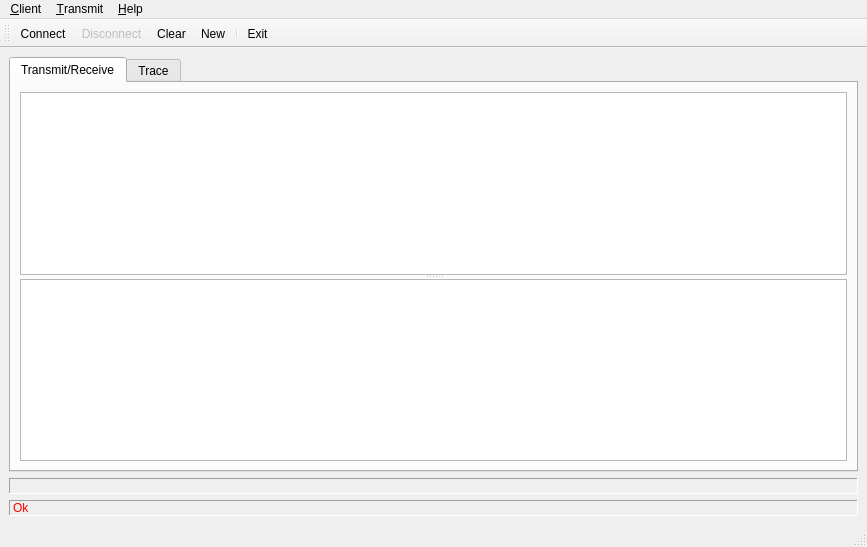
<?xml version="1.0" encoding="UTF-8"?>
<ui version="4.0">
 <class>MainWinClass</class>
 <widget class="QMainWindow" name="MainWinClass">
  <property name="geometry">
   <rect>
    <x>0</x>
    <y>0</y>
    <width>867</width>
    <height>547</height>
   </rect>
  </property>
  <property name="windowTitle">
   <string>CanView</string>
  </property>
  <property name="windowIcon">
   <iconset resource="canview.qrc">
    <normaloff>:/images/logo.png</normaloff>:/images/logo.png</iconset>
  </property>
  <widget class="QWidget" name="centralwidget">
   <layout class="QVBoxLayout" name="verticalLayout_2">
    <item>
     <widget class="QTabWidget" name="tabDisplay">
      <property name="tabPosition">
       <enum>QTabWidget::North</enum>
      </property>
      <property name="tabShape">
       <enum>QTabWidget::Rounded</enum>
      </property>
      <property name="currentIndex">
       <number>0</number>
      </property>
      <widget class="QWidget" name="tabTransmitReceive">
       <attribute name="title">
        <string>Transmit/Receive</string>
       </attribute>
       <layout class="QVBoxLayout" name="verticalLayout">
        <item>
         <widget class="QSplitter" name="splitter">
          <property name="orientation">
           <enum>Qt::Vertical</enum>
          </property>
          <widget class="QTableView" name="tableViewSend">
           <property name="font">
            <font>
             <family>Ubuntu Mono</family>
             <pointsize>12</pointsize>
            </font>
           </property>
           <property name="selectionBehavior">
            <enum>QAbstractItemView::SelectRows</enum>
           </property>
           <attribute name="horizontalHeaderStretchLastSection">
            <bool>true</bool>
           </attribute>
           <attribute name="verticalHeaderVisible">
            <bool>false</bool>
           </attribute>
          </widget>
          <widget class="QTableView" name="tableViewReceive">
           <property name="font">
            <font>
             <family>Ubuntu Mono</family>
             <pointsize>12</pointsize>
            </font>
           </property>
           <attribute name="horizontalHeaderStretchLastSection">
            <bool>true</bool>
           </attribute>
           <attribute name="verticalHeaderVisible">
            <bool>false</bool>
           </attribute>
          </widget>
         </widget>
        </item>
       </layout>
      </widget>
      <widget class="QWidget" name="tabTrace">
       <attribute name="title">
        <string>Trace</string>
       </attribute>
       <layout class="QVBoxLayout" name="verticalLayout_3">
        <item>
         <widget class="QTextBrowser" name="textBrowserTrace">
          <property name="font">
           <font>
            <family>Ubuntu Mono</family>
            <pointsize>12</pointsize>
           </font>
          </property>
         </widget>
        </item>
        <item>
         <layout class="QHBoxLayout" name="horizontalLayout">
          <item>
           <spacer name="horizontalSpacer">
            <property name="orientation">
             <enum>Qt::Horizontal</enum>
            </property>
            <property name="sizeHint" stdset="0">
             <size>
              <width>40</width>
              <height>20</height>
             </size>
            </property>
           </spacer>
          </item>
          <item>
           <widget class="QPushButton" name="pushButtonClear">
            <property name="text">
             <string>Clear</string>
            </property>
           </widget>
          </item>
         </layout>
        </item>
       </layout>
      </widget>
     </widget>
    </item>
    <item>
     <widget class="QLabel" name="labelDevice">
      <property name="minimumSize">
       <size>
        <width>80</width>
        <height>0</height>
       </size>
      </property>
      <property name="frameShape">
       <enum>QFrame::Panel</enum>
      </property>
      <property name="frameShadow">
       <enum>QFrame::Sunken</enum>
      </property>
      <property name="text">
       <string/>
      </property>
     </widget>
    </item>
    <item>
     <widget class="QLabel" name="labelBusError">
      <property name="minimumSize">
       <size>
        <width>80</width>
        <height>0</height>
       </size>
      </property>
      <property name="styleSheet">
       <string notr="true">QLabel { color : red; }</string>
      </property>
      <property name="frameShape">
       <enum>QFrame::Panel</enum>
      </property>
      <property name="frameShadow">
       <enum>QFrame::Sunken</enum>
      </property>
      <property name="text">
       <string>Ok</string>
      </property>
     </widget>
    </item>
   </layout>
  </widget>
  <widget class="QMenuBar" name="menubar">
   <property name="geometry">
    <rect>
     <x>0</x>
     <y>0</y>
     <width>867</width>
     <height>27</height>
    </rect>
   </property>
   <widget class="QMenu" name="menu_Client">
    <property name="title">
     <string>&amp;Client</string>
    </property>
    <addaction name="actionConnect"/>
    <addaction name="actionDisconnect"/>
    <addaction name="actionClear"/>
    <addaction name="separator"/>
    <addaction name="actionExit"/>
   </widget>
   <widget class="QMenu" name="menu_Transmit">
    <property name="title">
     <string>&amp;Transmit</string>
    </property>
    <addaction name="actionNew"/>
    <addaction name="actionEdit"/>
    <addaction name="actionDelete"/>
    <addaction name="actionClearAll"/>
    <addaction name="actionSend"/>
   </widget>
   <widget class="QMenu" name="menu_Help">
    <property name="title">
     <string>&amp;Help</string>
    </property>
    <addaction name="actionAbout"/>
    <addaction name="actionAboutQt"/>
   </widget>
   <addaction name="menu_Client"/>
   <addaction name="menu_Transmit"/>
   <addaction name="menu_Help"/>
  </widget>
  <widget class="QStatusBar" name="statusbar"/>
  <widget class="QToolBar" name="toolBar">
   <property name="windowTitle">
    <string>toolBar</string>
   </property>
   <attribute name="toolBarArea">
    <enum>TopToolBarArea</enum>
   </attribute>
   <attribute name="toolBarBreak">
    <bool>false</bool>
   </attribute>
   <addaction name="actionConnect"/>
   <addaction name="actionDisconnect"/>
   <addaction name="actionClear"/>
   <addaction name="actionNew"/>
   <addaction name="separator"/>
   <addaction name="actionExit"/>
  </widget>
  <action name="actionConnect">
   <property name="icon">
    <iconset resource="canview.qrc">
     <normaloff>:/images/connect.png</normaloff>:/images/connect.png</iconset>
   </property>
   <property name="text">
    <string>&amp;Connect</string>
   </property>
   <property name="shortcut">
    <string>Alt+C</string>
   </property>
  </action>
  <action name="actionClear">
   <property name="icon">
    <iconset resource="canview.qrc">
     <normaloff>:/images/clear.png</normaloff>:/images/clear.png</iconset>
   </property>
   <property name="text">
    <string>&amp;Clear</string>
   </property>
   <property name="toolTip">
    <string>Clear messages</string>
   </property>
   <property name="shortcut">
    <string>Esc</string>
   </property>
  </action>
  <action name="actionExit">
   <property name="icon">
    <iconset resource="canview.qrc">
     <normaloff>:/images/exit.png</normaloff>:/images/exit.png</iconset>
   </property>
   <property name="text">
    <string>E&amp;xit</string>
   </property>
   <property name="shortcut">
    <string>Alt+X</string>
   </property>
  </action>
  <action name="actionNew">
   <property name="icon">
    <iconset resource="canview.qrc">
     <normaloff>:/images/new.png</normaloff>:/images/new.png</iconset>
   </property>
   <property name="text">
    <string>&amp;New</string>
   </property>
   <property name="shortcut">
    <string>Ins</string>
   </property>
  </action>
  <action name="actionEdit">
   <property name="text">
    <string>&amp;Edit</string>
   </property>
  </action>
  <action name="actionClearAll">
   <property name="text">
    <string>Clear &amp;All</string>
   </property>
   <property name="shortcut">
    <string>Shift+Esc</string>
   </property>
  </action>
  <action name="actionSend">
   <property name="text">
    <string>&amp;Send</string>
   </property>
   <property name="shortcut">
    <string>Space</string>
   </property>
  </action>
  <action name="actionDelete">
   <property name="text">
    <string>&amp;Delete</string>
   </property>
   <property name="shortcut">
    <string>Del</string>
   </property>
  </action>
  <action name="actionAbout">
   <property name="text">
    <string>A&amp;bout CanView</string>
   </property>
  </action>
  <action name="actionAboutQt">
   <property name="text">
    <string>About &amp;Qt</string>
   </property>
  </action>
  <action name="actionDisconnect">
   <property name="enabled">
    <bool>false</bool>
   </property>
   <property name="icon">
    <iconset resource="canview.qrc">
     <normaloff>:/images/disconnect.png</normaloff>:/images/disconnect.png</iconset>
   </property>
   <property name="text">
    <string>&amp;Disconnect</string>
   </property>
  </action>
 </widget>
 <resources>
  <include location="canview.qrc"/>
 </resources>
 <connections>
  <connection>
   <sender>actionExit</sender>
   <signal>triggered()</signal>
   <receiver>MainWinClass</receiver>
   <slot>close()</slot>
   <hints>
    <hint type="sourcelabel">
     <x>-1</x>
     <y>-1</y>
    </hint>
    <hint type="destinationlabel">
     <x>300</x>
     <y>185</y>
    </hint>
   </hints>
  </connection>
  <connection>
   <sender>pushButtonClear</sender>
   <signal>clicked()</signal>
   <receiver>textBrowserTrace</receiver>
   <slot>clear()</slot>
   <hints>
    <hint type="sourcelabel">
     <x>845</x>
     <y>453</y>
    </hint>
    <hint type="destinationlabel">
     <x>101</x>
     <y>114</y>
    </hint>
   </hints>
  </connection>
 </connections>
</ui>
